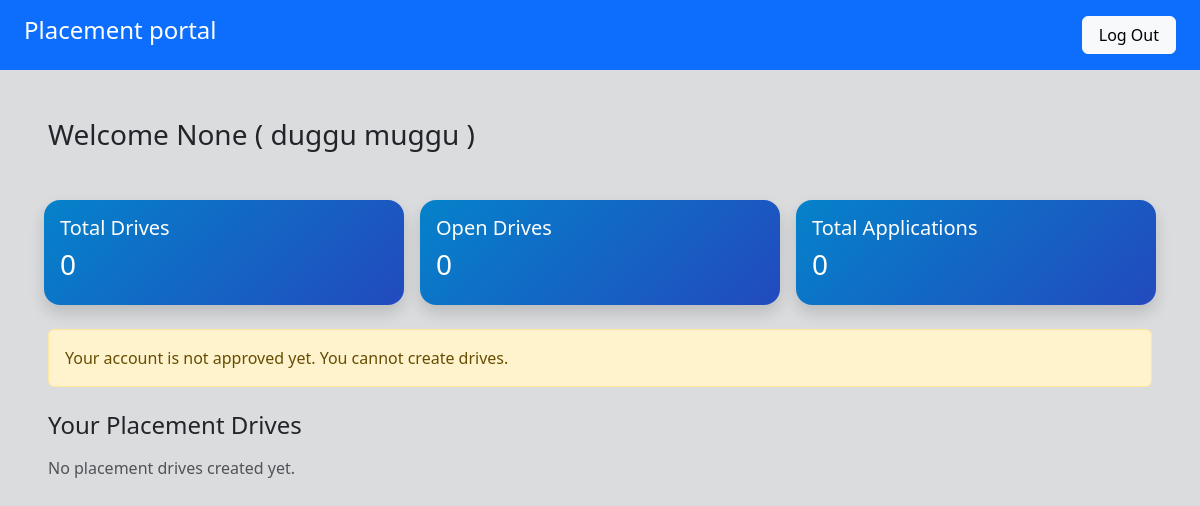
The page /company/dashboard (signed in) on the database as committed earlier.
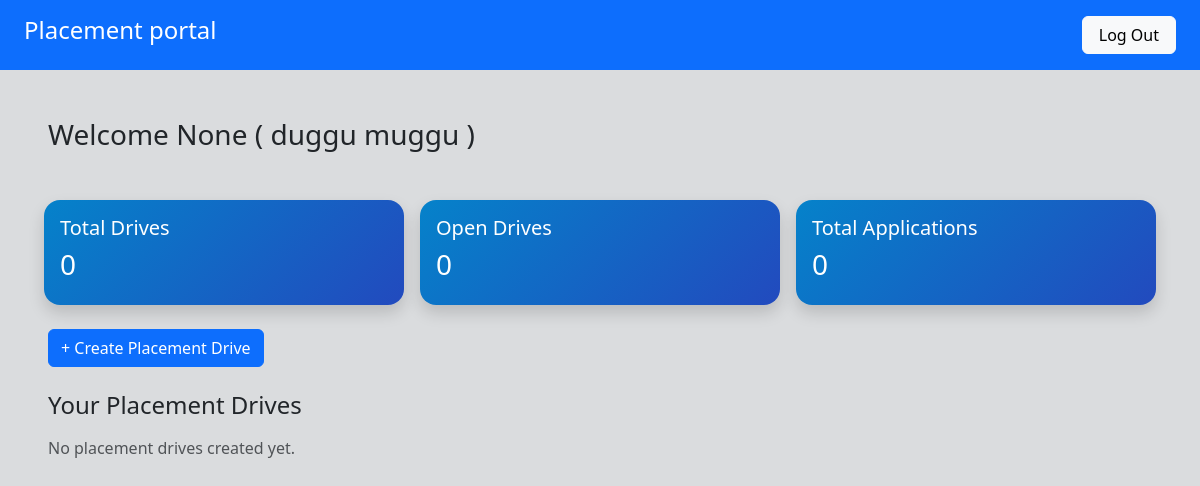
The same page on the database as committed later.
### app/models.py (models this page shows, shortened)
class Company(db.Model):
     __tablename__ = "companies"
     id = db.Column(db.Integer, primary_key=True)
     user_id = db.Column(db.Integer, db.ForeignKey("users.id"), nullable=False)
     company_name = db.Column(db.String(150), nullable=False)
     hr_name = db.Column(db.String(100))
     website = db.Column(db.String(150))
     approval_status = db.Column(db.String(20), default="pending")
     is_blacklisted = db.Column(db.Boolean, default=False)
     user = db.relationship("User", backref=db.backref("company", uselist=False),uselist=False)

### app/company/routes.py (the view)
@company.route('/company/dashboard')
@login_required
def c_company():
    if current_user.role != "company":
        return "Unauthorized", 403
    if not current_user.company:
        return "Company profile not found", 404
    comp = current_user.company
    drives = comp.drives
    total_drives = len(drives)
    open_drives = len([d for d in drives if d.status == 'open'])
    total_applications = sum(len(d.applications) for d in drives)
    return render_template(
        'company/c_dashboard.html',
        comp=comp,
        drives=drives,
        total_drives=total_drives,
        open_drives=open_drives,
        total_applications=total_applications
    )

### app/__init__.py (called while the page is built)
@login_manager.user_loader
def load_user(user_id):
    from app.models import User
    return User.query.get(int(user_id))

### app/templates/company/c_dashboard.html
{% extends 'base.html' %}
{% block content %}
<div class="p-5 bg-secondary bg-opacity-25 vh-100">
          {% if comp %}
               <h3 class="fs-3">Welcome {{comp.hr_name}} ( {{ comp.company_name }} )  </h3>
          {% else %}
               <h3>No Company Found</h3>
          {% endif %}
          <div class="row mt-4">
          <div class="col g-3 pt-2">
               <div class="card text-white shadow rounded-4 border-0 card-body" style="background: linear-gradient(135deg,#0582ca,#224abe);" >
                    <h5>Total Drives</h5>
                    <h3>{{ total_drives }}</h3>
               </div>
          </div>
          <div class="col g-3 pt-2">
               <div class="card text-white shadow rounded-4 border-0 card-body" style="background: linear-gradient(135deg,#0582ca,#224abe);">
                    <h5>Open Drives</h5>
                    <h3>{{ open_drives }}</h3>
               </div>
          </div>
          <div class="col g-3 pt-2">
               <div class="card text-white shadow rounded-4 border-0 card-body" style="background: linear-gradient(135deg,#0582ca,#224abe);" >
                    <h5>Total Applications</h5>
                    <h3>{{ total_applications }}</h3>
               </div>
          </div>
          </div>
          {% include 'company/create_drive.html'   %}
          {% include 'company/drive_table.html'   %}
</div>
{% endblock %}

### app/templates/base.html (shortened to what this page needs)
<!DOCTYPE html>
<html>
<head>
    <link rel="stylesheet" href="{{ url_for('static', filename='style.css') }}">
    <link href="https://cdn.jsdelivr.net/npm/bootstrap@5.3.2/dist/css/bootstrap.min.css" rel="stylesheet">
</head>
<body>
    {% include 'components/navbar.html'  %}
    {% block content %}{% endblock %}
</body>
</html>

### app/templates/components/navbar.html
{% block navbar %}
<nav class="bg-primary py-3 px-4 d-flex justify-content-between">
     <h2 class="fs-4 text-white">Placement portal</h2>
     {% if current_user.is_authenticated %}
          <a href="{{ url_for('auth.logout') }}" class="btn btn-light px-3" >Log Out</a>
     {% else %}
     <div>
          <a href="{{ url_for('auth.login') }}" class="btn btn-light px-3">Login</a>
          <a href="{{ url_for('auth.register_student') }}" class="btn btn-secondary px-3">Register</a>
     </div>
     {% endif %}
</nav>
{% endblock %}

### app/templates/company/create_drive.html
<div class="mt-4">
    {% if comp.approval_status == "approved" %}
        <a href="/company/create-drive" class="btn btn-primary  ">
            + Create Placement Drive
        </a>
    {% else %}
        <div class="alert alert-warning">
            Your account is not approved yet. You cannot create drives.
        </div>
    {% endif %}
</div>

### app/templates/company/drive_table.html
     <div class="mt-4">
     <h4>Your Placement Drives</h4>
    {% if drives %}
        <table class="table table-bordered table-hover mt-3">
            <thead class="table-light">
                <tr>
                    <th>ID</th>
                    <th>Job Title</th>
                    <th>Deadline</th>
                    <th>Status</th>
                    <th>Applicants</th>
                    <th>Actions</th>
                </tr>
            </thead>
            <tbody>
                {% for drive in drives %}
                <tr>
                    <td>{{ drive.id }}</td>
                    <td>{{ drive.job_title }}</td>
                    <td>{{ drive.deadline }}</td>
                    <td>
                        {% if drive.status == "open" %}
                            <span class="badge bg-success">Open</span>
                        {% elif drive.status == "closed" %}
                            <span class="badge bg-danger">Closed</span>
                        {% else %}
                            <span class="badge bg-secondary">{{ drive.status }}</span>
                        {% endif %}
                    </td>
                    <td>{{ drive.applications|length }}</td>
                    <td>
                        <a href="/company/view-applications/{{ drive.id }}"
                           class="btn btn-info btn-sm">View</a>
                        <a href="/company/edit-drive/{{ drive.id }}"
                           class="btn btn-warning btn-sm">Edit</a>
                        <a href="/company/delete-drive/{{ drive.id }}"
                           class="btn btn-danger btn-sm"
                           onclick="return confirm('Are you sure?')">
                           Delete
                        </a>
                    </td>
                </tr>
                {% endfor %}
            </tbody>
        </table>
    {% else %}
        <p class="text-muted mt-3">No placement drives created yet.</p>
    {% endif %}
</div>

Rows that differ between the two databases and show on the page:
changed Company "None": approval_status "pending" → "approved" (drawn)
Other text that changed with them:
text no longer shown: "Your account is not approved yet. You cannot create drives."
text now shown: "+ Create Placement Drive"
